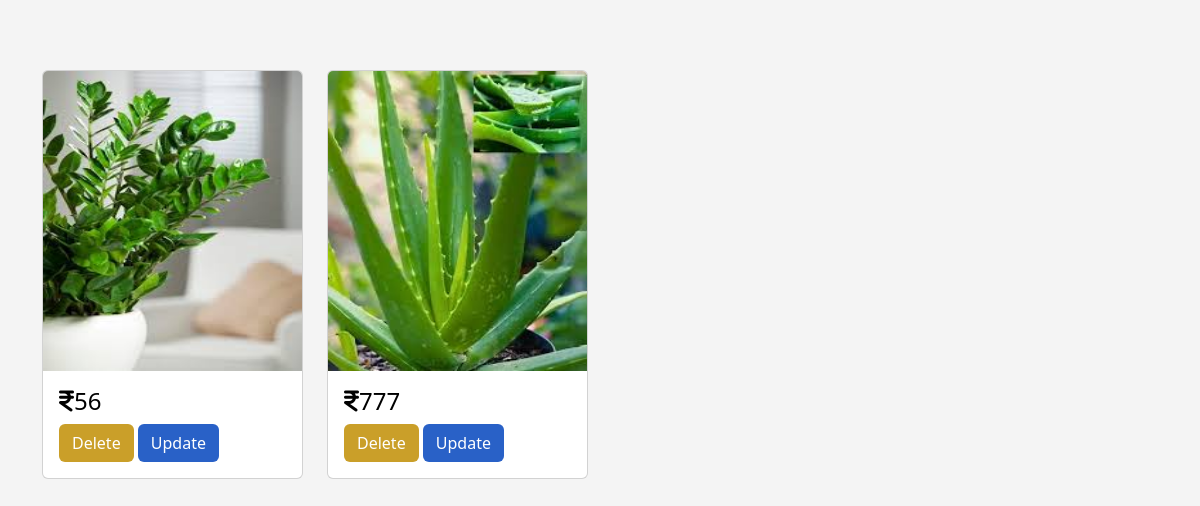
Page /view_prdts on the committed database.
### app/models.py (models this page shows, shortened)
class Plants(models.Model):
    p_id=models.TextField()
    name=models.TextField()
    p_catg=models.TextField()
    p_dis=models.TextField()
    price=models.IntegerField()
    offer_price=models.IntegerField()
    img=models.FileField()
    img2=models.FileField()
    stock=models.IntegerField()
    catg=models.ForeignKey(Category,on_delete=models.CASCADE)
    mcatg=models.ForeignKey(Main_cat,on_delete=models.CASCADE)

### app/views.py (the view)
# urls.py: path('view_prdts',views.view_prdts),
def view_prdts(req):
    data=Plants.objects.all()
    return render(req,'admin/view_prdts.html',{'data':data})

### templates/admin/view_prdts.html (shortened to what this page needs)
<!DOCTYPE html>
<html lang="en">
<head>
    {% load static %}
    <link rel="stylesheet" href="https://cdnjs.cloudflare.com/ajax/libs/font-awesome/6.6.0/css/all.min.css">
    <link href="https://cdn.jsdelivr.net/npm/bootstrap@5.3.3/dist/css/bootstrap.min.css" rel="stylesheet">
    <link rel="stylesheet" href="{% static 'css/style.css'%}">
</head>
<body>
    <div class="container" style="margin-top: 50px;" >
        <div class="row" id="pp">
          {% for plant in data %}
          <div class="col-lg-3" id="oo">
            <a href="" style="text-decoration: none; color: black;"><div class="card" style="margin-top: 20px;">
              <img class="card-img-top" src="{{plant.img.url}}" alt="Card image" style="width:100%; height: 300px;">
              <div class="card-body">
                <h4 class="card-title"><i class="fa-solid fa-indian-rupee-sign"></i>{{plant.price}}</h4>
                <a href="delete_prd/{{plant.pk}}" class="btn" style="background-color: #ca9f29; color: white;"> Delete</a>
                <a href="update_prd/{{plant.pk}}" class="btn" style="background-color: #2961c7; color: white;"> Update</a>
              </div></a>
            </div>
          </div>
          {% endfor %}
</body>
</html>

### static/css/style.css (style rules this page uses)
body { background-color: #f4f4f4; }

### rows in the picture
Plants: img (picture), price "56"
Plants: img (picture), price "777"
